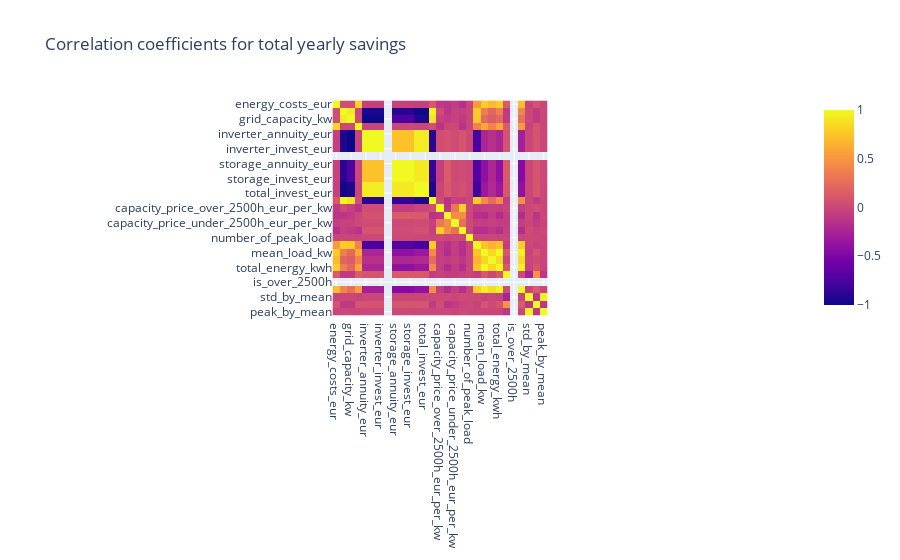

The cell this chart's notebook holds for it:
### Markdown cell above
## On absolute savings

### Code cell
cols_to_drop = [
    "grid_level",
    "zip_code",
    "sector_group_id",
    "sector_group",
    "solar_invest_eur",
    "solar_annuity_eur",
    "solar_capacity_kwp"]
abs_correlations_df = abs_diff_with_master.drop(columns=cols_to_drop).corr()
px.imshow(abs_correlations_df, title="Correlation coefficients for total yearly savings")

### Figure 1 — Plotly figure (JSON) as saved in the notebook; plotly's stock layout.template omitted (floating-point values rounded to 4 significant figures; data arrays with more than 128 entries replaced by an {"elided": "..."} marker saying what was removed)
{"data": [{"coloraxis": "coloraxis", "hovertemplate": "x: %{x}<br>y: %{y}<br>color: %{z}<extra></extra>", "name": "0", "type": "heatmap", "x": ["energy_costs_eur", "grid_capacity_costs_eur", "grid_capacity_kw", "grid_energy_costs_eur", "inverter_annuity_eur", "inverter_capacity_kw", "inverter_invest_eur", "invest_per_tac", "storage_annuity_eur", "storage_capacity_kwh", "storage_invest_eur", "total_annuity_eur", "total_invest_eur", "total_yearly_costs_eur", "capacity_price_over_2500h_eur_per_kw", "energy_price_over_2500h_eur_per_kwh", "capacity_price_under_2500h_eur_per_kw", "energy_price_under_2500h_eur_per_kwh", "number_of_peak_load", "peak_load_kw", "mean_load_kw", "variance_kw", "total_energy_kwh", "full_load_hours_h", "is_over_2500h", "std_kw", "std_by_mean", "std_by_peak", "peak_by_mean"], "xaxis": "x", "y": ["energy_costs_eur", "grid_capacity_costs_eur", "grid_capacity_kw", "grid_energy_costs_eur", "inverter_annuity_eur", "inverter_capacity_kw", "inverter_invest_eur", "invest_per_tac", "storage_annuity_eur", "storage_capacity_kwh", "storage_invest_eur", "total_annuity_eur", "total_invest_eur", "total_yearly_costs_eur", "capacity_price_over_2500h_eur_per_kw", "energy_price_over_2500h_eur_per_kwh", "capacity_price_under_2500h_eur_per_kw", "energy_price_under_2500h_eur_per_kwh", "number_of_peak_load", "peak_load_kw", "mean_load_kw", "variance_kw", "total_energy_kwh", "full_load_hours_h", "is_over_2500h", "std_kw", "std_by_mean", "std_by_peak", "peak_by_mean"], "yaxis": "y", "z": {"elided": "29x29 float values"}}], "layout": {"coloraxis": {"colorscale": [[0, "#0d0887"], [0.1111, "#46039f"], [0.2222, "#7201a8"], [0.3333, "#9c179e"], [0.4444, "#bd3786"], [0.5556, "#d8576b"], [0.6667, "#ed7953"], [0.7778, "#fb9f3a"], [0.8889, "#fdca26"], [1, "#f0f921"]]}, "title": {"text": "Correlation coefficients for total yearly savings"}, "xaxis": {"anchor": "y", "constrain": "domain", "domain": [0, 1], "scaleanchor": "y"}, "yaxis": {"anchor": "x", "autorange": "reversed", "constrain": "domain", "domain": [0, 1]}}}
